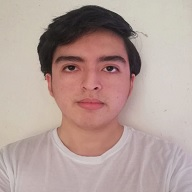
#> input picture Estudiantes_datos_origen/GoyesAnthony/L00393010_1.jpg, 192 x 192 px; its folder holds only this picture in this run
$ jupyter execute --allow-errors '[NRC_6278]AnthonyGoyes_Lab1.ipynb'
#> lines starting #> are read from the running program, lines starting #| are printed output that depends on the picture
<center><h1>Inteligencia Artificial</header1></center>

Presentado por: <br>
- Anthony Mauricio Goyes Díaz  <br>
- Bryan Alfredo Solórzano Montero <br>

Fecha: 13/08/2022

# Importación de librerias necesarias

[cell 1]
'''Se importa la libreria cv2'''
import cv2
'''Se importa la libreria numpy'''
import numpy as np
'''Se importa la libreria os'''
import os
'''Se establece el nivel de codificación'''
os.environ['TF_CPP_MIN_LOG_LEVEL'] = '3'
'''Se importa la libreria shutil'''
import shutil
'''Se importa la libreria glob'''
import glob
'''Se importa la libreria pandas'''
import pandas as pd
'''Se importa la libreria pyplot'''
import matplotlib.pyplot as plt
'''Se importa el módulo seaborn'''
import seaborn as sn
'''Se importan el módulo ImageDataGenerator'''
from keras.preprocessing.image import ImageDataGenerator
'''Se importan los módulos array_to_img, img_to_array, load_img'''
from tensorflow.keras.utils import img_to_array, array_to_img, img_to_array, load_img
'''Se importa el módulo Image'''
from  PIL  import Image
'''Se importa el módulo MinMaxScaler'''
from sklearn.preprocessing import MinMaxScaler
'''Se importa la libreria h5py'''
import h5py
'''Se importa el módulo sleep'''
from time import sleep
'''Se importa la librería patoolib'''
import patoolib
'''Se importa el módulo remove'''
from rembg import remove
'''Se importa el método io del módulo skimage'''
from skimage import io
'''Se importa el módulo random'''
import random

## Cargar el Dataset

[cell 2]
'''Se establece la ruta general de espacio de trabajo'''
os.chdir('C:/Users/Personal/IA/Laboratorio1U3')

[cell 3]
'''Se establece la ruta de las imágenes'''
ruta_imagenes = "./Estudiantes_datos_origen"
'''Se muestra los directorios (clases) del dataset'''
nombre_clases = os.listdir(ruta_imagenes)
'''Se ordenan en orden alfabético (AZ - az)'''
nombre_clases.sort()
'''Se muestran las clases del dataset'''
print(nombre_clases)

[cell 4]
def cargarImagenes(ruta_imagenes):
    """Permite imprimir randómicamente una imagen por cada clase con título y sus dimensiones.

    Argumentos:
        ruta_imagenes (str): Una cadena de texto que identifica el.

    Returna:
                    No retorna nada
    """
#> called with ruta_imagenes = './Estudiantes_datos_origen'
    '''Arreglo vacío que almacenará las fotos'''
    imagen = []
    '''Se genera un bucle para recorrer cada etiqueta de las clases'''
    for nombre_clase in nombre_clases:
        '''Se almacena la ruta actual de cada clase por ciclo'''
        ruta_actual = ruta_imagenes + "/" + nombre_clase
        '''Se obtiene una lista de los elementos por clase'''
        elementos = os.listdir(ruta_actual)
        '''Se genera un nuevo ciclo que recorre cada elemento por clase'''
        ran = random.randint(0, len(elementos) - 1)
        '''Se agrega al arreglo vacío un elemento aleatorio represtado como imagen'''
        imagen.append(io.imread(ruta_imagenes + "/" + nombre_clase +'/'+ elementos[ran])/255.0)
#> pass 2 of the loop in cargarImagenes, `for nombre_clase in nombre_clases:`:
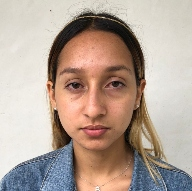
#> input picture Estudiantes_datos_origen/HerediaGenesis/L00392991_1.jpg, 192 x 191 px

    '''Se establece las dimensiones de contendor del gráfico'''
    plt.figure(figsize=(10,7))
    '''Se genera un ciclo que recorrerá cada elemento del arreglo de fotos'''
    for iterador in range(len(nombre_clases)):
        '''Se establece la distribución de cada elemento en el contenedor gráfico
        donde se genera de manera dinámica en relación al número de elementos'''
        ax = plt.subplot(round(len(nombre_clases)/3),3, iterador+1)
        '''Se muestra la imagen actual del ciclo'''
        plt.imshow(imagen[iterador])
        '''Se establece un título representativo de la imaegen y se menciona su dimensión'''
        plt.title(nombre_clases[iterador] + ' ' + str(imagen[iterador].shape))
        plt.axis('off')

[cell 5]
cargarImagenes(ruta_imagenes)
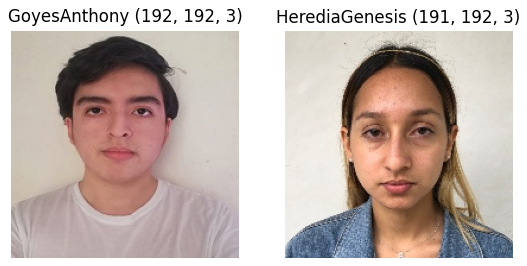
#> figure drawn by matplotlib, 2 panels

## Descripción de la fuente del Dataset

La colección de datos está conformada por cinco clases que representan a cada estudiante perteneciente a la Universidad de las Fuerzas Armadas ESPE sede Santo Domingo de la materia de Inteligencia Artificial. Cada clase tiene un total de tres imágenes del rostro del estudiante, siendo cada una para la perspectiva de frente, perfil izquierdo y derecho. Por lo tanto, se tiene un total de 15 imágenes en total. Sin embargo estas imágenes tienen dimensiones y extensiones variadas por lo que será necesario realizar una limpieza a los datos y preprocesarlos.

## Explique el problema a resolver.
Se pretende reconocer si una persona pertenece a la clase de Inteligencia artificial de las Fuerzas Armadas ESPE sede Santo Domingo para lo cuál se debe recolectar imágenes del rostro de cada estudiante desde diferentes perspectivas y generar un modelo predictivo. Debido a que la clase de Inteligencia Artificial tiene varios estudiantes (26 estudiates/clases) el modelo a generar es clasificatorio multi-clase y será el modelo predictivo de Redes Neuronales Convoolucionales, es decir, no etiquetado. Lo que se espera predecir es el nombre del estudiante (etiqueta) a la que pertecena la imagen de entrada. El modelo podría tener una aplicación en la universidad de las Fuerzas Armadas ESPE como sistema automático para la asistencia en la clase.

## Caracterización del Dataset

Realice una descripción de los datos con:

>- Número de instancias en total.

[cell 6]
instancias = 0
'''Se genera un bucle para recorrer cada etiqueta de las clases'''
for nombre_clase in nombre_clases:
    '''Se almacena la ruta actual de cada clase por ciclo'''
    ruta_actual = ruta_imagenes + "/" + nombre_clase
    '''Se obtiene una lista de los elementos por clase'''
    elementos = os.listdir(ruta_actual)
    '''Se genera un nuevo ciclo que recorre cada elemento por clase'''
    for elemento in elementos:
        '''Se contabiliza el total de instancias'''
        instancias+=1
#> pass 2 of the loop `for nombre_clase in nombre_clases:`:
print('Instancias en total: '+str(instancias))

## Preprocesamiento del dataset. Transformaciones previas necesarias para la modelación

[cell 7]
def crearDirecotrio(ruta):
    """Permite crear los directorios que se usarán para almacenar los datos transformados para cada etapa.

    Argumentos:
        ruta (str): Una cadena de texto que recibe la ruta padre donde se crearán los directorios.

    Retorna:
        No retorna nada
    """
#> called with ruta = './Estudiantes_datos_aumentados'
    '''Pasos para almacenar los nuevos datos después de usar la técnica de
    aumentos de datos'''
    '''Se crea un nuevo directorio con la ruta anterior'''
    os.mkdir(ruta)
    '''Se establece un ciclo que creará el nombre y directorio de las carpetas
    que contendrá las imágenes de cada una de las clases'''
    for clase in nombre_clases:
        '''Se asigna la ruta de la clase a una variable'''
        subdirectorio = ruta+"/"+clase
        '''Se crea un nuevo directorio con la ruta anterior'''
        os.mkdir(subdirectorio)

[cell 8]
ruta = './Estudiantes_datos_aumentados'
crearDirecotrio(ruta)
ruta = './Estudiantes_datos_ruidoEliminado'
crearDirecotrio(ruta)
ruta = './Estudiantes_datos_fondoEliminado'
crearDirecotrio(ruta)

[cell 9]
'''Se genera un bucle para recorrer cada etiqueta de las clases'''
for nombre_clase in nombre_clases:
    '''Se almacena la ruta actual de cada clase por ciclo'''
    ruta_actual = ruta_imagenes + "/" + nombre_clase
    '''Se obtiene una lista de los elementos por clase'''
    elementos = os.listdir(ruta_actual)
    '''Se genera un nuevo ciclo que recorre cada elemento por clase'''
    for elemento in elementos:
        '''Se almacena la ruta de la imagen en una variable'''
        imagen = ruta_actual+'/'+elemento
        '''Se lee la ruta y se almacena la imagen leída en una variable'''
        imagen = cv2.imread(imagen)
        '''Se ajustan las dimensiones de la imagen'''
        imagen = cv2.resize(imagen, (192,192))
        '''Se almacena el prefijo del nombre de la imagen'''
        elemento = elemento[:elemento.find(".")]
        '''Se imprime un mensaje del proceso'''
        print("Copiando imagen - {} en Estudiantes_datos_aumentados/{}".format(elemento+'.jpg', nombre_clase))
        '''Se establece la ruta destino de ese elemento'''
        ruta_destino = ("C:/Users/Personal/IA/Laboratorio1U3/Estudiantes_datos_Aumentados/" + nombre_clase + '/')
        '''Se copia el elemento del origen al destino cambiando el formato a jpg'''
        cv2.imwrite(os.path.join(ruta_destino, elemento+'.jpg')    , imagen)
#> pass 2 of the loop `for nombre_clase in nombre_clases:`:

# Aumento de datos (Data augmentation)

[cell 10]
'''Se crea un elemento para generar imagenes según sus hiperparámetros'''
#> (the rest of this cell did not finish here and is left out)

## Aumento de datos para todas la clases

[cell 11]
'''Se redirecciona con una ruta dinámica para el sistema'''
os.chdir(r'C:/Users/Personal/IA/Laboratorio1U3/Estudiantes_datos_aumentados')
#> (the rest of this cell did not finish here and is left out)

## Filtro NLM para la eliminación de ruido de las imágenes

[cell 12]
'''Se redirecciona con una ruta dinámica al directorio general
para el sistema'''
os.chdir(r'C:/Users/Personal/IA/Laboratorio1U3')
'''Se establece la ruta que contiene a las clases del dataset a usar'''
ruta_imagenes = "./Estudiantes_datos_Aumentados"
'''Se almacena los directorios de cada clase'''
#> (the rest of this cell did not finish here and is left out)

[cell 13]
'''Se genera un bucle para recorrer cada etiqueta de las clases'''
for nombre_clase in nombre_clases:
    '''Se almacena la ruta actual de cada clase por ciclo'''
    ruta_actual = ruta_imagenes + "/" + nombre_clase
    '''Se almacenan las etiquetas de las clases'''
    etiqueta_actual = nombre_clase
    '''Se genera un iterador'''
    iterador = 1
    '''Se recorre cada imagen por clase sin importar su nombre o extensión'''
    for file in glob.glob(ruta_actual + "/*"):
        '''Se imprime el proceso'''
        print("Procesando imagen - {} en {}".format(iterador, etiqueta_actual))
        '''Se leen las rutas de las imágenes'''
        imagen = cv2.imread(file)
        '''Se establece la denotación de imágenes'''
        dst = cv2.fastNlMeansDenoisingColored(imagen,None,10,10,7,21)
        '''Se divide por capa de color'''
        b,g,r = cv2.split(dst)
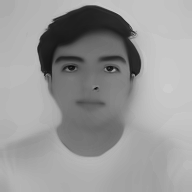
#> b: shape (192, 192); min 9, max 207, mean 152.3
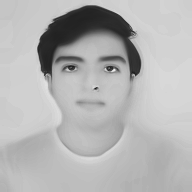
#> r: shape (192, 192); min 25, max 236, mean 179.9
        '''Se unen las capas seperadas en orden (r,g,b)'''
        rgb_dst = cv2.merge([r,g,b])
        '''Se guardan las imagenes'''
        ruta_guardado = './Estudiantes_datos_ruidoEliminado/'+ etiqueta_actual
        '''Se genera cada imagen según la ruta de guardado'''
        cv2.imwrite(os.path.join(ruta_guardado , etiqueta_actual + '_' + str(iterador) + '.jpg'),
                    cv2.cvtColor(rgb_dst,cv2.COLOR_RGB2BGR))

        '''Se muestra la actualización del bucle'''
        iterador += 1
#> pass 2 of the loop `for nombre_clase in nombre_clases:`:
#> dst: shape (191, 192, 3)
#> b: shape (191, 192)
#> `b,g,r = cv2.split(dst)`:
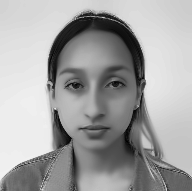
#> g: shape (191, 192); min 1, max 241, mean 162.9
#> `b,g,r = cv2.split(dst)`:
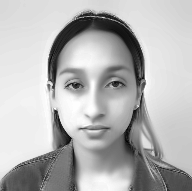
#> r: shape (191, 192); min 4, max 254, mean 181.1
#> rgb_dst: shape (191, 192, 3)

## Eliminando el fondo

[cell 14]
'''Se establece la ruta que contiene a las clases del dataset a usar'''
ruta_imagenes = "./Estudiantes_datos_ruidoEliminado"
'''Se almacena los directorios de cada clase'''
nombre_clases = os.listdir(ruta_imagenes)
'''Se ordena los elementos por orden alfabético'''
nombre_clases.sort()
'''Se imprimen las clases'''
print(nombre_clases)

[cell 15]
'''Se genera un bucle para recorrer cada etiqueta de las clases'''
for nombre_clase in nombre_clases:
    '''Se almacena la ruta actual de cada clase por ciclo'''
    ruta_actual = ruta_imagenes + "/" + nombre_clase
    '''Se almacenan las etiquetas de las clases'''
    etiqueta_actual = nombre_clase
    '''Se genera un iterador'''
    iterador = 1
    '''Se recorre cada imagen por clase sin importar su nombre o extensión'''
    for file in glob.glob(ruta_actual + "/*"):
        '''Se imprime el proceso'''
        print("Procesando imaegen - {} en {}".format(iterador, etiqueta_actual))
        '''Se leen las rutas de las imágenes'''
        imagen = cv2.imread(file)
        '''Se remueve el fondo'''
        salida = remove(imagen)
        '''Se guardan las imagenes'''
        ruta_guardado = './Estudiantes_datos_fondoEliminado/'+ etiqueta_actual
        '''Se genera cada imagen según la ruta de guardado'''
        cv2.imwrite(os.path.join(ruta_guardado , etiqueta_actual + '_' + str(iterador) + '.png'), salida)
        '''Se aumenta el iterador'''
        iterador += 1
#> pass 2 of the loop `for nombre_clase in nombre_clases:`:

[cell 16]
'''Se establece la ruta que contiene a las clases del dataset a usar'''
ruta_imagenes = "./Estudiantes_datos_fondoEliminado"
'''Se llama al método para cargar las imágenes de la ruta'''
#> (the rest of this cell did not finish here and is left out)


### Después de eliminar datos sucios

#> (a cell that did not finish here is left out)
